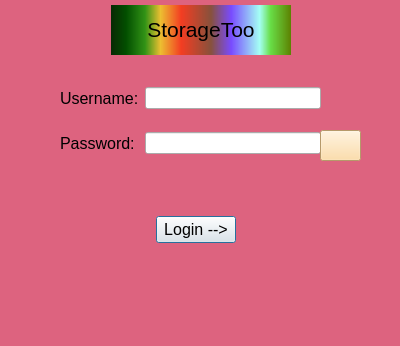
<?xml version="1.0" encoding="UTF-8"?>
<ui version="4.0">
 <class>dlgLogin</class>
 <widget class="QDialog" name="dlgLogin">
  <property name="geometry">
   <rect>
    <x>0</x>
    <y>0</y>
    <width>400</width>
    <height>346</height>
   </rect>
  </property>
  <property name="windowTitle">
   <string>Dialog</string>
  </property>
  <property name="styleSheet">
   <string notr="true">#dlgLogin {background-color: rgb(221, 99, 127)}</string>
  </property>
  <widget class="QWidget" name="horizontalLayoutWidget">
   <property name="geometry">
    <rect>
     <x>70</x>
     <y>190</y>
     <width>251</width>
     <height>80</height>
    </rect>
   </property>
   <layout class="QHBoxLayout" name="horizontalLayout">
    <item>
     <spacer name="horizontalSpacer">
      <property name="orientation">
       <enum>Qt::Orientation::Horizontal</enum>
      </property>
      <property name="sizeHint" stdset="0">
       <size>
        <width>40</width>
        <height>20</height>
       </size>
      </property>
     </spacer>
    </item>
    <item>
     <widget class="QPushButton" name="btnLogin">
      <property name="font">
       <font>
        <pointsize>12</pointsize>
       </font>
      </property>
      <property name="text">
       <string>Login --&gt;</string>
      </property>
     </widget>
    </item>
    <item>
     <spacer name="horizontalSpacer_2">
      <property name="orientation">
       <enum>Qt::Orientation::Horizontal</enum>
      </property>
      <property name="sizeHint" stdset="0">
       <size>
        <width>40</width>
        <height>20</height>
       </size>
      </property>
     </spacer>
    </item>
   </layout>
  </widget>
  <widget class="QWidget" name="gridLayoutWidget">
   <property name="geometry">
    <rect>
     <x>60</x>
     <y>70</y>
     <width>261</width>
     <height>101</height>
    </rect>
   </property>
   <layout class="QGridLayout" name="gridLayout">
    <item row="1" column="1">
     <widget class="QLineEdit" name="txtPassword">
      <property name="echoMode">
       <enum>QLineEdit::EchoMode::Password</enum>
      </property>
     </widget>
    </item>
    <item row="0" column="1">
     <widget class="QLineEdit" name="txtUsername"/>
    </item>
    <item row="0" column="0">
     <widget class="QLabel" name="lblUsername">
      <property name="font">
       <font>
        <pointsize>12</pointsize>
       </font>
      </property>
      <property name="text">
       <string>Username:</string>
      </property>
     </widget>
    </item>
    <item row="1" column="0">
     <widget class="QLabel" name="lblPassword">
      <property name="font">
       <font>
        <pointsize>12</pointsize>
       </font>
      </property>
      <property name="text">
       <string>Password:</string>
      </property>
     </widget>
    </item>
   </layout>
  </widget>
  <widget class="QToolButton" name="btnEye">
   <property name="geometry">
    <rect>
     <x>320</x>
     <y>130</y>
     <width>41</width>
     <height>31</height>
    </rect>
   </property>
   <property name="styleSheet">
    <string notr="true">#btnEye {background-color: rgb(255, 214, 148)}</string>
   </property>
   <property name="text">
    <string/>
   </property>
   <property name="icon">
    <iconset>
     <normaloff>images/eye-close.png</normaloff>images/eye-close.png</iconset>
   </property>
  </widget>
  <widget class="QWidget" name="horizontalLayoutWidget_2">
   <property name="geometry">
    <rect>
     <x>-10</x>
     <y>0</y>
     <width>421</width>
     <height>61</height>
    </rect>
   </property>
   <layout class="QHBoxLayout" name="horizontalLayout_2">
    <item>
     <spacer name="horizontalSpacer_3">
      <property name="orientation">
       <enum>Qt::Orientation::Horizontal</enum>
      </property>
      <property name="sizeHint" stdset="0">
       <size>
        <width>40</width>
        <height>20</height>
       </size>
      </property>
     </spacer>
    </item>
    <item>
     <widget class="QLabel" name="lblTitle">
      <property name="sizePolicy">
       <sizepolicy hsizetype="Expanding" vsizetype="Expanding">
        <horstretch>0</horstretch>
        <verstretch>0</verstretch>
       </sizepolicy>
      </property>
      <property name="minimumSize">
       <size>
        <width>180</width>
        <height>0</height>
       </size>
      </property>
      <property name="maximumSize">
       <size>
        <width>16777215</width>
        <height>50</height>
       </size>
      </property>
      <property name="styleSheet">
       <string notr="true">#lblTitle {background-color: qlineargradient(spread:pad, x1:0, y1:0, x2:1, y2:0, stop:0 rgba(9, 41, 4, 255), stop:0.085 rgba(2, 79, 0, 255), stop:0.19 rgba(50, 147, 22, 255), stop:0.275 rgba(236, 191, 49, 255), stop:0.39 rgba(243, 61, 34, 255), stop:0.555 rgba(135, 81, 60, 255), stop:0.667 rgba(121, 75, 255, 255), stop:0.825 rgba(164, 255, 244, 255), stop:0.885 rgba(104, 222, 71, 255), stop:1 rgba(93, 128, 0, 255))}</string>
      </property>
      <property name="text">
       <string>&lt;html&gt;&lt;head/&gt;&lt;body&gt;&lt;p&gt;&lt;span style=&quot; font-size:16pt;&quot;&gt;StorageToo&lt;/span&gt;&lt;/p&gt;&lt;/body&gt;&lt;/html&gt;</string>
      </property>
      <property name="alignment">
       <set>Qt::AlignmentFlag::AlignCenter</set>
      </property>
     </widget>
    </item>
    <item>
     <spacer name="horizontalSpacer_4">
      <property name="orientation">
       <enum>Qt::Orientation::Horizontal</enum>
      </property>
      <property name="sizeHint" stdset="0">
       <size>
        <width>40</width>
        <height>20</height>
       </size>
      </property>
     </spacer>
    </item>
   </layout>
  </widget>
  <widget class="QWidget" name="horizontalLayoutWidget_3">
   <property name="geometry">
    <rect>
     <x>59</x>
     <y>280</y>
     <width>281</width>
     <height>41</height>
    </rect>
   </property>
   <layout class="QHBoxLayout" name="horizontalLayout_3">
    <item>
     <spacer name="horizontalSpacer_5">
      <property name="orientation">
       <enum>Qt::Orientation::Horizontal</enum>
      </property>
      <property name="sizeHint" stdset="0">
       <size>
        <width>40</width>
        <height>20</height>
       </size>
      </property>
     </spacer>
    </item>
    <item>
     <widget class="QLabel" name="labelError">
      <property name="minimumSize">
       <size>
        <width>220</width>
        <height>0</height>
       </size>
      </property>
      <property name="font">
       <font>
        <pointsize>11</pointsize>
       </font>
      </property>
      <property name="styleSheet">
       <string notr="true">#labelError {color : red}</string>
      </property>
      <property name="text">
       <string/>
      </property>
     </widget>
    </item>
    <item>
     <spacer name="horizontalSpacer_6">
      <property name="orientation">
       <enum>Qt::Orientation::Horizontal</enum>
      </property>
      <property name="sizeHint" stdset="0">
       <size>
        <width>40</width>
        <height>20</height>
       </size>
      </property>
     </spacer>
    </item>
   </layout>
  </widget>
 </widget>
 <tabstops>
  <tabstop>txtUsername</tabstop>
  <tabstop>txtPassword</tabstop>
  <tabstop>btnEye</tabstop>
  <tabstop>btnLogin</tabstop>
 </tabstops>
 <resources>
  <include location="searcher.qrc"/>
 </resources>
 <connections/>
</ui>
